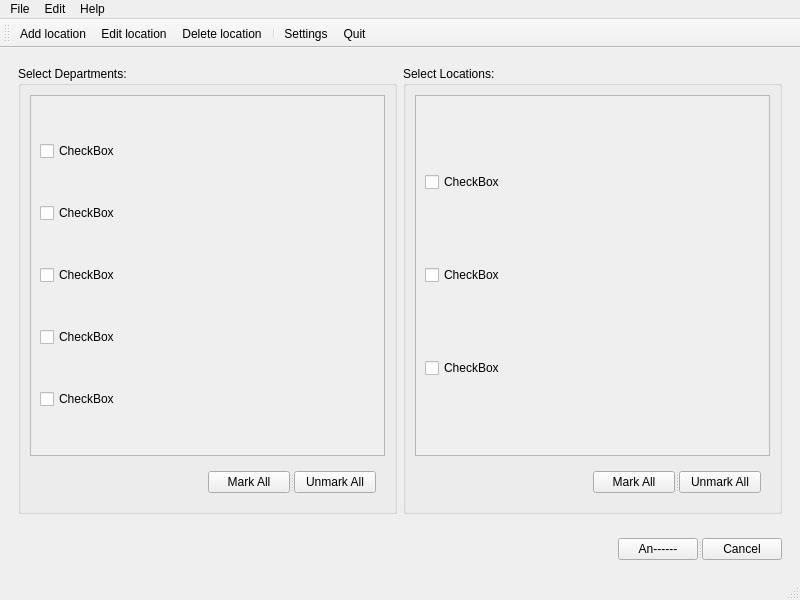
<?xml version="1.0" encoding="UTF-8"?>
<ui version="4.0">
 <class>MainWindow</class>
 <widget class="QMainWindow" name="MainWindow">
  <property name="geometry">
   <rect>
    <x>0</x>
    <y>0</y>
    <width>800</width>
    <height>600</height>
   </rect>
  </property>
  <property name="windowTitle">
   <string>MainWindow</string>
  </property>
  <widget class="QWidget" name="centralwidget">
   <layout class="QVBoxLayout" name="verticalLayout">
    <item>
     <widget class="QWidget" name="widget" native="true">
      <layout class="QGridLayout" name="gridLayout">
       <item row="0" column="0">
        <widget class="QGroupBox" name="dept_groupBox">
         <property name="title">
          <string>Select Departments:</string>
         </property>
         <layout class="QGridLayout" name="gridLayout_3">
          <item row="0" column="0">
           <widget class="QScrollArea" name="scrollArea_dep">
            <property name="widgetResizable">
             <bool>true</bool>
            </property>
            <widget class="QWidget" name="scrollAreaWidgetContents_dep">
             <property name="geometry">
              <rect>
               <x>0</x>
               <y>0</y>
               <width>353</width>
               <height>331</height>
              </rect>
             </property>
             <layout class="QGridLayout" name="gridLayout_4">
              <item row="0" column="0">
               <widget class="QCheckBox" name="depBox_1">
                <property name="text">
                 <string>CheckBox</string>
                </property>
               </widget>
              </item>
              <item row="1" column="0">
               <widget class="QCheckBox" name="depBox_2">
                <property name="text">
                 <string>CheckBox</string>
                </property>
               </widget>
              </item>
              <item row="2" column="0">
               <widget class="QCheckBox" name="depBox_3">
                <property name="text">
                 <string>CheckBox</string>
                </property>
               </widget>
              </item>
              <item row="3" column="0">
               <widget class="QCheckBox" name="depBox_4">
                <property name="text">
                 <string>CheckBox</string>
                </property>
               </widget>
              </item>
              <item row="4" column="0">
               <widget class="QCheckBox" name="depBox_5">
                <property name="text">
                 <string>CheckBox</string>
                </property>
               </widget>
              </item>
             </layout>
            </widget>
           </widget>
          </item>
          <item row="1" column="0">
           <widget class="QWidget" name="dep_button" native="true">
            <layout class="QHBoxLayout" name="horizontalLayout">
             <item>
              <spacer name="Spacer_dep">
               <property name="orientation">
                <enum>Qt::Horizontal</enum>
               </property>
               <property name="sizeHint" stdset="0">
                <size>
                 <width>167</width>
                 <height>20</height>
                </size>
               </property>
              </spacer>
             </item>
             <item>
              <widget class="QSplitter" name="splitter_dep">
               <property name="orientation">
                <enum>Qt::Horizontal</enum>
               </property>
               <widget class="QPushButton" name="Mark_all_dep">
                <property name="text">
                 <string>Mark All</string>
                </property>
               </widget>
               <widget class="QPushButton" name="umark_dep">
                <property name="text">
                 <string>Unmark All</string>
                </property>
               </widget>
              </widget>
             </item>
            </layout>
           </widget>
          </item>
         </layout>
        </widget>
       </item>
       <item row="0" column="1">
        <widget class="QGroupBox" name="loc_groupBox">
         <property name="title">
          <string>Select Locations:</string>
         </property>
         <layout class="QGridLayout" name="gridLayout_2">
          <item row="1" column="0">
           <widget class="QWidget" name="loc_button" native="true">
            <layout class="QHBoxLayout" name="horizontalLayout_3">
             <item>
              <spacer name="Spacer_loc">
               <property name="orientation">
                <enum>Qt::Horizontal</enum>
               </property>
               <property name="sizeHint" stdset="0">
                <size>
                 <width>159</width>
                 <height>20</height>
                </size>
               </property>
              </spacer>
             </item>
             <item>
              <widget class="QSplitter" name="splitter_loc">
               <property name="orientation">
                <enum>Qt::Horizontal</enum>
               </property>
               <widget class="QPushButton" name="umark_loc">
                <property name="text">
                 <string>Mark All</string>
                </property>
               </widget>
               <widget class="QPushButton" name="Mark_all_loc">
                <property name="text">
                 <string>Unmark All</string>
                </property>
               </widget>
              </widget>
             </item>
            </layout>
           </widget>
          </item>
          <item row="0" column="0">
           <widget class="QScrollArea" name="scrollArea_loc">
            <property name="widgetResizable">
             <bool>true</bool>
            </property>
            <widget class="QWidget" name="scrollAreaWidgetContents_loc">
             <property name="geometry">
              <rect>
               <x>0</x>
               <y>0</y>
               <width>353</width>
               <height>331</height>
              </rect>
             </property>
             <layout class="QGridLayout" name="gridLayout_5">
              <item row="0" column="0">
               <widget class="QCheckBox" name="locBox_1">
                <property name="text">
                 <string>CheckBox</string>
                </property>
               </widget>
              </item>
              <item row="1" column="0">
               <widget class="QCheckBox" name="locBox_2">
                <property name="text">
                 <string>CheckBox</string>
                </property>
               </widget>
              </item>
              <item row="2" column="0">
               <widget class="QCheckBox" name="locBox_3">
                <property name="text">
                 <string>CheckBox</string>
                </property>
               </widget>
              </item>
             </layout>
            </widget>
           </widget>
          </item>
         </layout>
        </widget>
       </item>
      </layout>
     </widget>
    </item>
    <item>
     <widget class="QWidget" name="bottom_button_wig" native="true">
      <layout class="QHBoxLayout" name="horizontalLayout_4">
       <item>
        <spacer name="Spacer_main">
         <property name="orientation">
          <enum>Qt::Horizontal</enum>
         </property>
         <property name="sizeHint" stdset="0">
          <size>
           <width>589</width>
           <height>20</height>
          </size>
         </property>
        </spacer>
       </item>
       <item>
        <widget class="QSplitter" name="splitter_main">
         <property name="sizePolicy">
          <sizepolicy hsizetype="Fixed" vsizetype="Preferred">
           <horstretch>0</horstretch>
           <verstretch>0</verstretch>
          </sizepolicy>
         </property>
         <property name="orientation">
          <enum>Qt::Horizontal</enum>
         </property>
         <widget class="QPushButton" name="Call">
          <property name="sizePolicy">
           <sizepolicy hsizetype="Fixed" vsizetype="Fixed">
            <horstretch>0</horstretch>
            <verstretch>0</verstretch>
           </sizepolicy>
          </property>
          <property name="text">
           <string>An------</string>
          </property>
         </widget>
         <widget class="QPushButton" name="Cancel">
          <property name="sizePolicy">
           <sizepolicy hsizetype="Fixed" vsizetype="Fixed">
            <horstretch>0</horstretch>
            <verstretch>0</verstretch>
           </sizepolicy>
          </property>
          <property name="text">
           <string>Cancel</string>
          </property>
         </widget>
        </widget>
       </item>
      </layout>
     </widget>
    </item>
   </layout>
  </widget>
  <widget class="QMenuBar" name="menubar">
   <property name="geometry">
    <rect>
     <x>0</x>
     <y>0</y>
     <width>800</width>
     <height>21</height>
    </rect>
   </property>
   <widget class="QMenu" name="menuFile">
    <property name="title">
     <string>File</string>
    </property>
    <addaction name="actionQuit"/>
   </widget>
   <widget class="QMenu" name="menuEdit">
    <property name="title">
     <string>Edit</string>
    </property>
    <widget class="QMenu" name="menuDepartment">
     <property name="title">
      <string>Department</string>
     </property>
     <addaction name="actionAdd_dep"/>
     <addaction name="actionEdit_dep"/>
     <addaction name="actionDelete_dep"/>
    </widget>
    <widget class="QMenu" name="menuLocations">
     <property name="title">
      <string>Locations</string>
     </property>
     <addaction name="actionAdd_loc"/>
     <addaction name="actionEdit_loc"/>
     <addaction name="actionDelete_loc"/>
    </widget>
    <addaction name="menuDepartment"/>
    <addaction name="menuLocations"/>
    <addaction name="separator"/>
    <addaction name="actionSettings"/>
   </widget>
   <widget class="QMenu" name="menuHelp">
    <property name="title">
     <string>Help</string>
    </property>
    <addaction name="actionAbout"/>
   </widget>
   <addaction name="menuFile"/>
   <addaction name="menuEdit"/>
   <addaction name="menuHelp"/>
  </widget>
  <widget class="QStatusBar" name="statusbar"/>
  <widget class="QToolBar" name="toolBar">
   <property name="windowTitle">
    <string>toolBar</string>
   </property>
   <property name="toolButtonStyle">
    <enum>Qt::ToolButtonTextUnderIcon</enum>
   </property>
   <attribute name="toolBarArea">
    <enum>TopToolBarArea</enum>
   </attribute>
   <attribute name="toolBarBreak">
    <bool>false</bool>
   </attribute>
   <addaction name="actionAdd_loc"/>
   <addaction name="actionEdit_loc"/>
   <addaction name="actionDelete_loc"/>
   <addaction name="separator"/>
   <addaction name="actionSettings"/>
   <addaction name="actionQuit"/>
  </widget>
  <action name="actionQuit">
   <property name="icon">
    <iconset resource="ui.qrc">
     <normaloff>:/icons/ic/exit.png</normaloff>:/icons/ic/exit.png</iconset>
   </property>
   <property name="text">
    <string>Quit</string>
   </property>
  </action>
  <action name="actionAbout">
   <property name="text">
    <string>About ---</string>
   </property>
  </action>
  <action name="actionDelete_dep">
   <property name="text">
    <string>Delete</string>
   </property>
  </action>
  <action name="actionAdd_dep">
   <property name="text">
    <string>Add</string>
   </property>
  </action>
  <action name="actionEdit_dep">
   <property name="text">
    <string>Edit</string>
   </property>
  </action>
  <action name="actionAdd_loc">
   <property name="icon">
    <iconset resource="ui.qrc">
     <normaloff>:/icons/ic/announcementadd.png</normaloff>:/icons/ic/announcementadd.png</iconset>
   </property>
   <property name="text">
    <string>Add location</string>
   </property>
  </action>
  <action name="actionEdit_loc">
   <property name="icon">
    <iconset resource="ui.qrc">
     <normaloff>:/icons/ic/announcementedit.png</normaloff>:/icons/ic/announcementedit.png</iconset>
   </property>
   <property name="text">
    <string>Edit location</string>
   </property>
  </action>
  <action name="actionDelete_loc">
   <property name="icon">
    <iconset resource="ui.qrc">
     <normaloff>:/icons/ic/announcementdel.png</normaloff>:/icons/ic/announcementdel.png</iconset>
   </property>
   <property name="text">
    <string>Delete location</string>
   </property>
  </action>
  <action name="actionSettings">
   <property name="icon">
    <iconset resource="ui.qrc">
     <normaloff>:/icons/ic/preferences.png</normaloff>:/icons/ic/preferences.png</iconset>
   </property>
   <property name="text">
    <string>Settings</string>
   </property>
  </action>
 </widget>
 <resources>
  <include location="ui.qrc"/>
 </resources>
 <connections/>
</ui>
